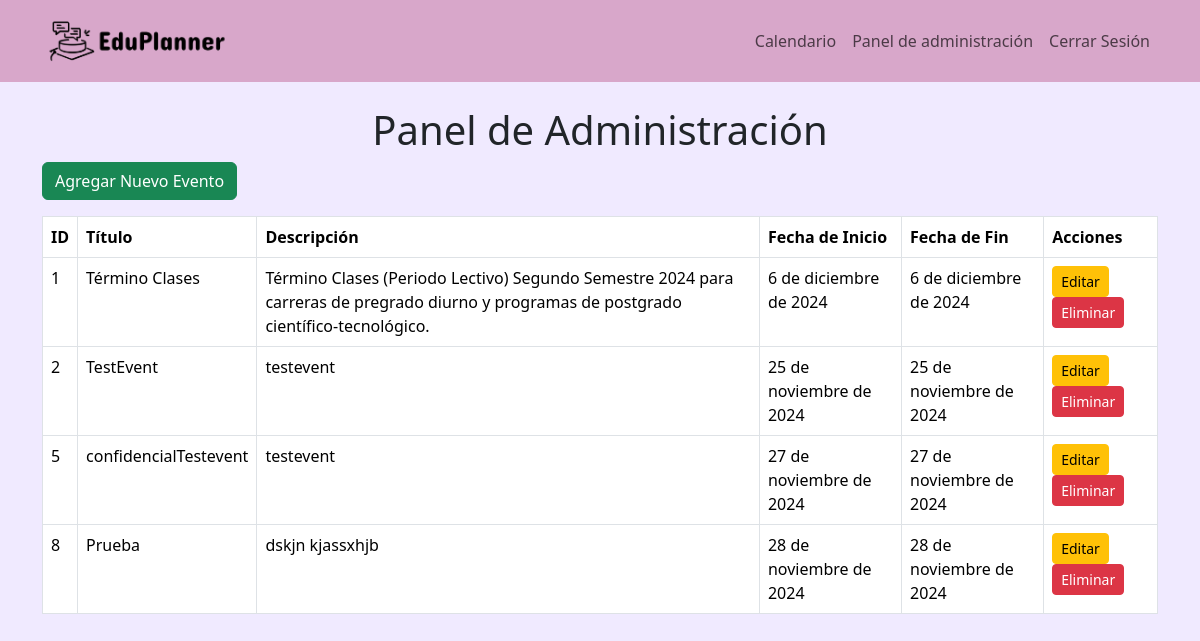
Before: /panel-admin/ (signed in) with the older database file.
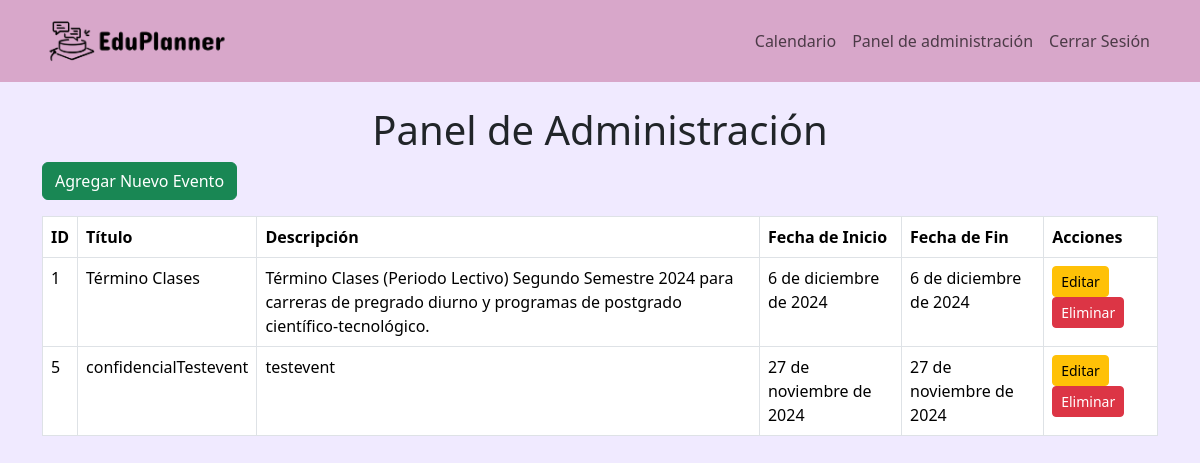
After: the same page with the newer database file.
### Calendar/models.py (models this page shows, shortened)
class EventosAcademicos(models.Model):
    LISTA_TIPOS = {
        "1": "1. Inicio de Semestre",
        "2": "2. Fin de Semestre",
        "3": "3. Inicio de Inscripción de Asignaturas",
        "4": "4. Fin de Inscripción de Asignaturas",
        "5": "5. Receso Académico",
        "6": "6. Feriado Nacional", # Default 4 Feriados
        "7": "7. Feriado Regional",
        "8": "8. Inicio de Plazos de Solicitudes Administrativas",
        "9": "9. Fin de Plazos de Solicitudes Administrativas",
        "10": "10. Inicio de Plazos para la Gestión de Beneficios",
        "11": "11. Fin de Plazos para la Gestión de Beneficios",
        "12": "12. Ceremonia de Titulación o Graduación",
        "13": "13. Reunión de Consejo Académico",
        "14": "14. Talleres y Charlas",
        "15": "15. Día de Orientación para Nuevos Estudiantes",
        "16": "16. Eventos Extracurriculares",
        "17": "17. Inicio de Clases",
        "18": "18. Último Día de Clases",
        "19": "19. Día de Puertas Abiertas",
        "20": "20. Suspensión de Actividades Completa",
        "21": "21. Suspensión de Actividades Parcial",
    }
    titulo = models.CharField(max_length=200)
    descripcion = models.TextField(blank=True)
    fecha_inicio = models.DateField()
    fecha_fin = models.DateField()
    tipo = models.CharField(max_length=3, choices=LISTA_TIPOS.items())
    confidencial = models.BooleanField(default=False)

### eduplanner/views.py (the view)
# urls.py: path('panel-admin/', views.panel_admin, name='panel_admin'),
@login_required
def panel_admin(request):
    if request.user.groups.filter(name='Académicos').exists() or request.user.groups.filter(name='Comité Académico').exists():
        eventos = EventosAcademicos.objects.all()
        return render(request, 'panel_admin.html', {'eventos': eventos})
    else:
        return redirect('pag_principal')

### eduplanner/context_processors.py (called while the page is built)
def verificar_autorizacion(request):
    if request.user.is_authenticated:
        autorizacion = request.user.groups.filter(name__in=['Académicos', 'Comité Académico']).exists()
    else:
        autorizacion = False
    return {'autorizacion': autorizacion}

### eduplanner/templates/panel_admin.html (shortened to what this page needs)
{% extends 'base.html' %}
{% block content %}
<div class="container">
    <br>
    <h1 class="text-center">Panel de Administración</h1>
    <a href="{% url 'agregar_evento' %}" class="btn btn-success mb-3">Agregar Nuevo Evento</a>
    <table class="table table-bordered">
        <thead>
            <tr>
                <th>ID</th>
                <th>Título</th>
                <th>Descripción</th>
                <th>Fecha de Inicio</th>
                <th>Fecha de Fin</th>
                <th>Acciones</th>
            </tr>
        </thead>
        <tbody>
            {% for evento in eventos %}
            <tr>
                <td>{{ evento.id }}</td>
                <td>{{ evento.titulo }}</td>
                <td>{{ evento.descripcion }}</td>
                <td>{{ evento.fecha_inicio }}</td>
                <td>{{ evento.fecha_fin }}</td>
                <td>
                    <a href="{% url 'editar_evento' evento.id %}" class="btn btn-warning btn-sm">Editar</a>
                    <a href="{% url 'eliminar_evento' evento.id %}" class="btn btn-danger btn-sm">Eliminar</a>
                </td>
            </tr>
            {% endfor %}
        </tbody>
    </table>
</div>
{% endblock %}

### eduplanner/templates/base.html (shortened to what this page needs)
{% load static %}
<!DOCTYPE html>
<html lang="en">
<head>
    <link rel="stylesheet" href="{% static 'css/bootstrap.css' %}">
    <link rel="stylesheet" href="{% static 'css/estilos.css' %}">
    <link href="https://cdn.jsdelivr.net/npm/fullcalendar@6.1.5/index.global.min.css" rel="stylesheet">
</head>
<body style="background-color: #F0EAFF;">
    <nav id="menu" class="navbar navbar-expand-lg navbar-light" style="background-color: #D8A7CA;">
        <div class="container margin-left margin-right">
            <a class="navbar-brand" href="{% url 'pag_principal' %}">
                <img id="logo" src="{% static 'img/logo_negro.png' %}" alt="logo de Refugio Dhermes" class="img-fluid" style="width: 190px;">
            </a>
            <div class="collapse navbar-collapse" id="navbarNav">
                <ul class="navbar-nav ms-auto">
                    {% if user.is_authenticated %}
                        <li class="nav-item">
                            <a class="nav-link" href="{% url 'calendar' %}">Calendario</a>
                        </li>
                        {% if autorizacion %}
                            <li class="nav-item">
                                <a class="nav-link" href="{% url 'panel_admin' %}">Panel de administración</a>
                            </li>
                        {% endif %}
                        <li class="nav-item">
                            <a class="nav-link" href="{% url 'cerrar_sesion' %}">Cerrar Sesión</a>
                        </li>
                    {% endif %}
                </ul>
            </div>
        </div>
    </nav>
    {% block content %}
    {% endblock %}
</body>
</html>

Changed rows visible on the page:
removed EventosAcademicos: id "2", titulo "TestEvent", descripcion "testevent", fecha_inicio "25 de noviembre de 2024", fecha_fin "25 de noviembre de 2024"
removed EventosAcademicos: id "8", titulo "Prueba", descripcion "dskjn kjassxhjb", fecha_inicio "28 de noviembre de 2024", fecha_fin "28 de noviembre de 2024"
